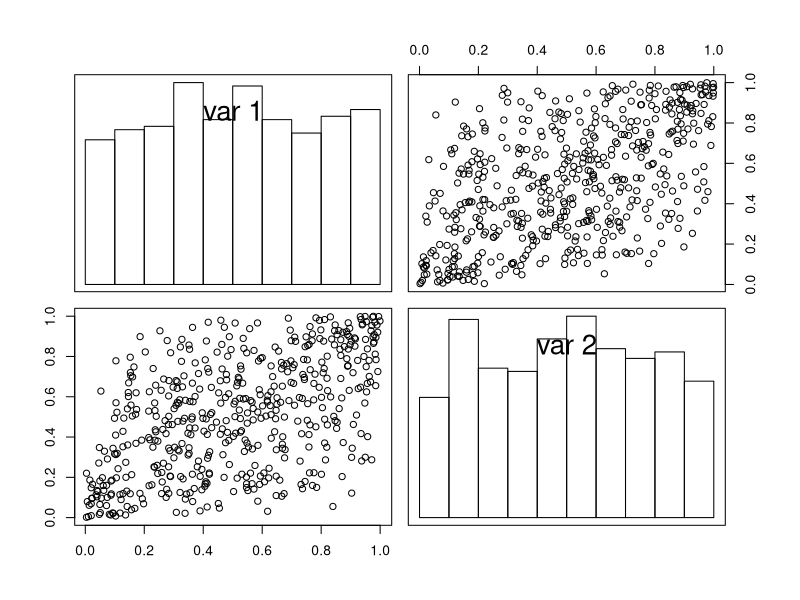
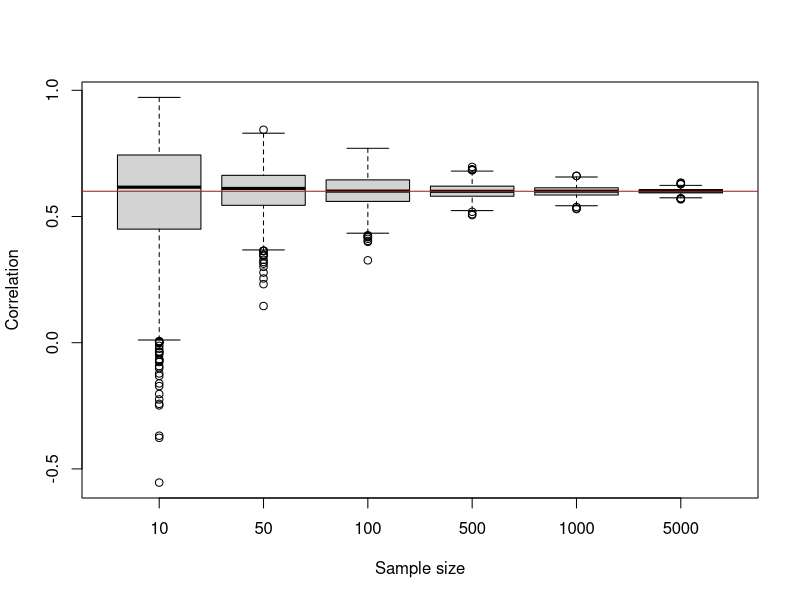
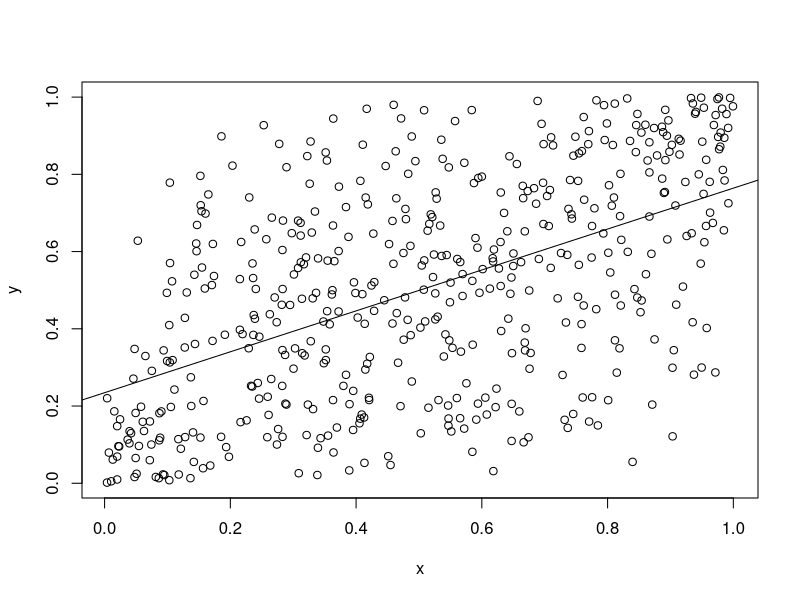

Reproduce these figures in R, in order.
# Simulations

# a pair of correlated uniform variables
# http://stats.stackexchange.com/questions/66610/generate-pairs-of-random-numbers-uniformly-distributed-and-correlated

## Initialization and parameters 
set.seed(123)
r <- 0.6                            # Target (Spearman) correlation
n <- 500                            # Number of samples

## Functions
gen.gauss.cop <- function(r, n){
    rho <- 2 * sin(r * pi/6)        # Pearson correlation
    P <- toeplitz(c(1, rho))        # Correlation matrix
    d <- nrow(P)                    # Dimension
    ## Generate sample
    U <- pnorm(matrix(rnorm(n*d), ncol = d) %*% chol(P))
    return(U)
}

## Data generation and visualization
U <- gen.gauss.cop(r = r, n = n)
pairs(U, diag.panel = function(x){
    h <- hist(x, plot = FALSE)
    rect(head(h$breaks, -1), 0, tail(h$breaks, -1), h$counts/max(h$counts))})

cor(U)[1, 2]

## Simulation
set.seed(921)
r <- 0.6                                                # Target correlation
n <- c(10, 50, 100, 500, 1000, 5000); names(n) <- n     # Number of samples
S <- 1000                                               # Number of simulations

res <- sapply(n,
              function(n, r, S){
                  replicate(S, cor(gen.gauss.cop(r, n))[1, 2])
              }, 
              r = r, S = S)
boxplot(res, xlab = "Sample size", ylab = "Correlation")
abline(h = r, col = "red")

# checking

df = as.data.frame(U)
colnames(df) <- c('x','y')
head(df)
fit <- lm (y~x, df)
fit
plot(df)
abline(fit) # see the regression to the mean, the line is kind of tilted to the horizontal







